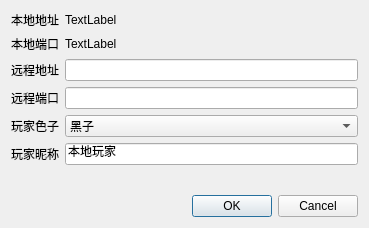
<?xml version="1.0" encoding="UTF-8"?>
<ui version="4.0">
 <class>NewNetworkGameDialog</class>
 <widget class="QDialog" name="NewNetworkGameDialog">
  <property name="geometry">
   <rect>
    <x>0</x>
    <y>0</y>
    <width>369</width>
    <height>228</height>
   </rect>
  </property>
  <property name="windowTitle">
   <string>Dialog</string>
  </property>
  <layout class="QVBoxLayout" name="verticalLayout">
   <item>
    <layout class="QFormLayout" name="formLayout">
     <item row="0" column="0">
      <widget class="QLabel" name="label">
       <property name="text">
        <string>本地地址</string>
       </property>
      </widget>
     </item>
     <item row="0" column="1">
      <widget class="QLabel" name="localAddressLbel">
       <property name="text">
        <string>TextLabel</string>
       </property>
      </widget>
     </item>
     <item row="1" column="0">
      <widget class="QLabel" name="label_2">
       <property name="text">
        <string>本地端口</string>
       </property>
      </widget>
     </item>
     <item row="1" column="1">
      <widget class="QLabel" name="localPortLabel">
       <property name="text">
        <string>TextLabel</string>
       </property>
      </widget>
     </item>
     <item row="2" column="0">
      <widget class="QLabel" name="label_3">
       <property name="text">
        <string>远程地址</string>
       </property>
      </widget>
     </item>
     <item row="2" column="1">
      <widget class="QLineEdit" name="remoteAddressLineEdit"/>
     </item>
     <item row="3" column="0">
      <widget class="QLabel" name="label_4">
       <property name="text">
        <string>远程端口</string>
       </property>
      </widget>
     </item>
     <item row="3" column="1">
      <widget class="QLineEdit" name="remotePortLineEdit"/>
     </item>
     <item row="4" column="0">
      <widget class="QLabel" name="label_5">
       <property name="text">
        <string>玩家色子</string>
       </property>
      </widget>
     </item>
     <item row="5" column="0">
      <widget class="QLabel" name="label_6">
       <property name="text">
        <string>玩家昵称</string>
       </property>
      </widget>
     </item>
     <item row="5" column="1">
      <widget class="QLineEdit" name="localPlayerNameLineEdit">
       <property name="text">
        <string>本地玩家</string>
       </property>
      </widget>
     </item>
     <item row="4" column="1">
      <widget class="QComboBox" name="localPlayerColorComboBox">
       <item>
        <property name="text">
         <string>黑子</string>
        </property>
       </item>
       <item>
        <property name="text">
         <string>白子</string>
        </property>
       </item>
      </widget>
     </item>
    </layout>
   </item>
   <item>
    <widget class="QDialogButtonBox" name="buttonBox">
     <property name="orientation">
      <enum>Qt::Horizontal</enum>
     </property>
     <property name="standardButtons">
      <set>QDialogButtonBox::Cancel|QDialogButtonBox::Ok</set>
     </property>
    </widget>
   </item>
  </layout>
 </widget>
 <resources/>
 <connections>
  <connection>
   <sender>buttonBox</sender>
   <signal>accepted()</signal>
   <receiver>NewNetworkGameDialog</receiver>
   <slot>accept()</slot>
   <hints>
    <hint type="sourcelabel">
     <x>248</x>
     <y>254</y>
    </hint>
    <hint type="destinationlabel">
     <x>157</x>
     <y>274</y>
    </hint>
   </hints>
  </connection>
  <connection>
   <sender>buttonBox</sender>
   <signal>rejected()</signal>
   <receiver>NewNetworkGameDialog</receiver>
   <slot>reject()</slot>
   <hints>
    <hint type="sourcelabel">
     <x>316</x>
     <y>260</y>
    </hint>
    <hint type="destinationlabel">
     <x>286</x>
     <y>274</y>
    </hint>
   </hints>
  </connection>
 </connections>
</ui>
